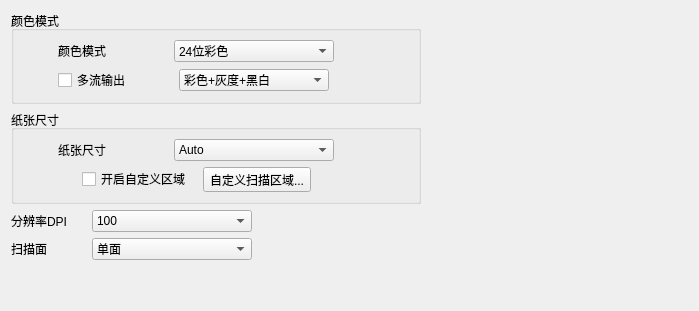
       <widget class="QWidget" name="tab_basic">
        <attribute name="title">
         <string>基本</string>
        </attribute>
        <layout class="QHBoxLayout" name="horizontalLayout_17">
         <item>
          <layout class="QVBoxLayout" name="verticalLayout">
           <item>
            <widget class="QGroupBox" name="gbox_colorMode">
             <property name="title">
              <string>颜色模式</string>
             </property>
             <layout class="QHBoxLayout" name="horizontalLayout_5" stretch="1,0">
              <item>
               <layout class="QVBoxLayout" name="verticalLayout_8">
                <item>
                 <layout class="QHBoxLayout" name="horizontalLayout_21" stretch="0,0">
                  <item>
                   <widget class="QLabel" name="label_colorMode">
                    <property name="minimumSize">
                     <size>
                      <width>75</width>
                      <height>0</height>
                     </size>
                    </property>
                    <property name="maximumSize">
                     <size>
                      <width>75</width>
                      <height>16777215</height>
                     </size>
                    </property>
                    <property name="text">
                     <string>颜色模式</string>
                    </property>
                   </widget>
                  </item>
                  <item>
                   <widget class="QComboBox" name="cbox_colorMode">
                    <property name="minimumSize">
                     <size>
                      <width>160</width>
                      <height>0</height>
                     </size>
                    </property>
                    <property name="maximumSize">
                     <size>
                      <width>160</width>
                      <height>16777215</height>
                     </size>
                    </property>
                    <item>
                     <property name="text">
                      <string>24位彩色</string>
                     </property>
                    </item>
                    <item>
                     <property name="text">
                      <string>256级灰度</string>
                     </property>
                    </item>
                    <item>
                     <property name="text">
                      <string>黑白</string>
                     </property>
                    </item>
                   </widget>
                  </item>
                 </layout>
                </item>
                <item>
                 <layout class="QHBoxLayout" name="horizontalLayout_14" stretch="0,0,0,0">
                  <item>
                   <spacer name="horizontalSpacer_25">
                    <property name="orientation">
                     <enum>Qt::Horizontal</enum>
                    </property>
                    <property name="sizeHint" stdset="0">
                     <size>
                      <width>35</width>
                      <height>20</height>
                     </size>
                    </property>
                   </spacer>
                  </item>
                  <item>
                   <widget class="QCheckBox" name="cbtn_multiStream">
                    <property name="minimumSize">
                     <size>
                      <width>115</width>
                      <height>0</height>
                     </size>
                    </property>
                    <property name="text">
                     <string>多流输出</string>
                    </property>
                   </widget>
                  </item>
                  <item>
                   <widget class="QComboBox" name="cbox_multiStream">
                    <property name="minimumSize">
                     <size>
                      <width>150</width>
                      <height>0</height>
                     </size>
                    </property>
                    <property name="maximumSize">
                     <size>
                      <width>150</width>
                      <height>16777215</height>
                     </size>
                    </property>
                    <item>
                     <property name="text">
                      <string>彩色+灰度+黑白</string>
                     </property>
                    </item>
                    <item>
                     <property name="text">
                      <string>彩色+灰度</string>
                     </property>
                    </item>
                    <item>
                     <property name="text">
                      <string>彩色+黑白</string>
                     </property>
                    </item>
                    <item>
                     <property name="text">
                      <string>灰度+黑白</string>
                     </property>
                    </item>
                   </widget>
                  </item>
                  <item>
                   <spacer name="horizontalSpacer_3">
                    <property name="orientation">
                     <enum>Qt::Horizontal</enum>
                    </property>
                    <property name="sizeHint" stdset="0">
                     <size>
                      <width>40</width>
                      <height>20</height>
                     </size>
                    </property>
                   </spacer>
                  </item>
                 </layout>
                </item>
               </layout>
              </item>
              <item>
               <spacer name="horizontalSpacer_4">
                <property name="orientation">
                 <enum>Qt::Horizontal</enum>
                </property>
                <property name="sizeHint" stdset="0">
                 <size>
                  <width>40</width>
                  <height>20</height>
                 </size>
                </property>
               </spacer>
              </item>
             </layout>
            </widget>
           </item>
           <item>
            <widget class="QGroupBox" name="gbox_paperSize">
             <property name="title">
              <string>纸张尺寸</string>
             </property>
             <layout class="QHBoxLayout" name="horizontalLayout_16" stretch="1,0">
              <item>
               <layout class="QVBoxLayout" name="verticalLayout_14">
                <item>
                 <layout class="QHBoxLayout" name="horizontalLayout_22" stretch="1,2">
                  <item>
                   <widget class="QLabel" name="label_2">
                    <property name="minimumSize">
                     <size>
                      <width>75</width>
                      <height>0</height>
                     </size>
                    </property>
                    <property name="maximumSize">
                     <size>
                      <width>75</width>
                      <height>16777215</height>
                     </size>
                    </property>
                    <property name="text">
                     <string>纸张尺寸</string>
                    </property>
                   </widget>
                  </item>
                  <item>
                   <widget class="QComboBox" name="cbox_paperSize">
                    <property name="minimumSize">
                     <size>
                      <width>160</width>
                      <height>0</height>
                     </size>
                    </property>
                    <property name="maximumSize">
                     <size>
                      <width>160</width>
                      <height>16777215</height>
                     </size>
                    </property>
                    <item>
                     <property name="text">
                      <string>Auto</string>
                     </property>
                    </item>
                    <item>
                     <property name="text">
                      <string>A3</string>
                     </property>
                    </item>
                    <item>
                     <property name="text">
                      <string>A4</string>
                     </property>
                    </item>
                    <item>
                     <property name="text">
                      <string>A4R</string>
                     </property>
                    </item>
                    <item>
                     <property name="text">
                      <string>A5</string>
                     </property>
                    </item>
                    <item>
                     <property name="text">
                      <string>A5R</string>
                     </property>
                    </item>
                    <item>
                     <property name="text">
                      <string>A6</string>
                     </property>
                    </item>
                    <item>
                     <property name="text">
                      <string>A6R</string>
                     </property>
                    </item>
                    <item>
                     <property name="text">
                      <string>B4</string>
                     </property>
                    </item>
                    <item>
                     <property name="text">
                      <string>B5</string>
                     </property>
                    </item>
                    <item>
                     <property name="text">
                      <string>B5R</string>
                     </property>
                    </item>
                    <item>
                     <property name="text">
                      <string>B6</string>
                     </property>
                    </item>
                    <item>
                     <property name="text">
                      <string>B6R</string>
                     </property>
                    </item>
                    <item>
                     <property name="text">
                      <string>Letter</string>
                     </property>
                    </item>
                    <item>
                     <property name="text">
                      <string>LetterR</string>
                     </property>
                    </item>
                    <item>
                     <property name="text">
                      <string>Double Letter</string>
                     </property>
                    </item>
                    <item>
                     <property name="text">
                      <string>Legal</string>
                     </property>
                    </item>
                    <item>
                     <property name="text">
                      <string>Max Size</string>
                     </property>
                    </item>
                   </widget>
                  </item>
                 </layout>
                </item>
                <item>
                 <layout class="QHBoxLayout" name="horizontalLayout_15">
                  <item>
                   <spacer name="horizontalSpacer_26">
                    <property name="orientation">
                     <enum>Qt::Horizontal</enum>
                    </property>
                    <property name="sizeHint" stdset="0">
                     <size>
                      <width>40</width>
                      <height>20</height>
                     </size>
                    </property>
                   </spacer>
                  </item>
                  <item>
                   <widget class="QCheckBox" name="cbtn_sizeAreaSwitch">
                    <property name="minimumSize">
                     <size>
                      <width>115</width>
                      <height>0</height>
                     </size>
                    </property>
                    <property name="text">
                     <string>开启自定义区域</string>
                    </property>
                   </widget>
                  </item>
                  <item>
                   <widget class="QToolButton" name="tbtn_sizeArea">
                    <property name="minimumSize">
                     <size>
                      <width>0</width>
                      <height>20</height>
                     </size>
                    </property>
                    <property name="text">
                     <string>自定义扫描区域...</string>
                    </property>
                   </widget>
                  </item>
                  <item>
                   <spacer name="horizontalSpacer_20">
                    <property name="orientation">
                     <enum>Qt::Horizontal</enum>
                    </property>
                    <property name="sizeHint" stdset="0">
                     <size>
                      <width>40</width>
                      <height>20</height>
                     </size>
                    </property>
                   </spacer>
                  </item>
                 </layout>
                </item>
               </layout>
              </item>
              <item>
               <spacer name="horizontalSpacer_5">
                <property name="orientation">
                 <enum>Qt::Horizontal</enum>
                </property>
                <property name="sizeHint" stdset="0">
                 <size>
                  <width>40</width>
                  <height>20</height>
                 </size>
                </property>
               </spacer>
              </item>
             </layout>
            </widget>
           </item>
           <item>
            <layout class="QHBoxLayout" name="horizontalLayout_23" stretch="1,2,0">
             <item>
              <widget class="QLabel" name="label_3">
               <property name="minimumSize">
                <size>
                 <width>75</width>
                 <height>0</height>
                </size>
               </property>
               <property name="maximumSize">
                <size>
                 <width>75</width>
                 <height>16777215</height>
                </size>
               </property>
               <property name="text">
                <string>分辨率DPI</string>
               </property>
              </widget>
             </item>
             <item>
              <widget class="QComboBox" name="cbox_resolution">
               <property name="minimumSize">
                <size>
                 <width>160</width>
                 <height>0</height>
                </size>
               </property>
               <property name="maximumSize">
                <size>
                 <width>160</width>
                 <height>16777215</height>
                </size>
               </property>
               <item>
                <property name="text">
                 <string>100</string>
                </property>
               </item>
               <item>
                <property name="text">
                 <string>150</string>
                </property>
               </item>
               <item>
                <property name="text">
                 <string>200</string>
                </property>
               </item>
               <item>
                <property name="text">
                 <string>240</string>
                </property>
               </item>
               <item>
                <property name="text">
                 <string>300</string>
                </property>
               </item>
              </widget>
             </item>
             <item>
              <spacer name="horizontalSpacer_12">
               <property name="orientation">
                <enum>Qt::Horizontal</enum>
               </property>
               <property name="sizeHint" stdset="0">
                <size>
                 <width>40</width>
                 <height>20</height>
                </size>
               </property>
              </spacer>
             </item>
            </layout>
           </item>
           <item>
            <layout class="QHBoxLayout" name="horizontalLayout_2" stretch="1,2,0">
             <item>
              <widget class="QLabel" name="label_10">
               <property name="minimumSize">
                <size>
                 <width>75</width>
                 <height>0</height>
                </size>
               </property>
               <property name="maximumSize">
                <size>
                 <width>75</width>
                 <height>16777215</height>
                </size>
               </property>
               <property name="text">
                <string>扫描面</string>
               </property>
              </widget>
             </item>
             <item>
              <widget class="QComboBox" name="cbox_scanPage">
               <property name="minimumSize">
                <size>
                 <width>160</width>
                 <height>0</height>
                </size>
               </property>
               <property name="maximumSize">
                <size>
                 <width>160</width>
                 <height>16777215</height>
                </size>
               </property>
               <item>
                <property name="text">
                 <string>单面</string>
                </property>
               </item>
               <item>
                <property name="text">
                 <string>双面</string>
                </property>
               </item>
               <item>
                <property name="text">
                 <string>自动跳过空白页(通用)</string>
                </property>
               </item>
               <item>
                <property name="text">
                 <string>自动跳过空白页(发票)</string>
                </property>
               </item>
               <item>
                <property name="text">
                 <string>对折</string>
                </property>
               </item>
              </widget>
             </item>
             <item>
              <spacer name="horizontalSpacer_19">
               <property name="orientation">
                <enum>Qt::Horizontal</enum>
               </property>
               <property name="sizeHint" stdset="0">
                <size>
                 <width>40</width>
                 <height>20</height>
                </size>
               </property>
              </spacer>
             </item>
            </layout>
           </item>
           <item>
            <spacer name="verticalSpacer">
             <property name="orientation">
              <enum>Qt::Vertical</enum>
             </property>
             <property name="sizeHint" stdset="0">
              <size>
               <width>20</width>
               <height>40</height>
              </size>
             </property>
            </spacer>
           </item>
          </layout>
         </item>
         <item>
          <spacer name="horizontalSpacer_2">
           <property name="orientation">
            <enum>Qt::Horizontal</enum>
           </property>
           <property name="sizeHint" stdset="0">
            <size>
             <width>267</width>
             <height>20</height>
            </size>
           </property>
          </spacer>
         </item>
        </layout>
       </widget>
